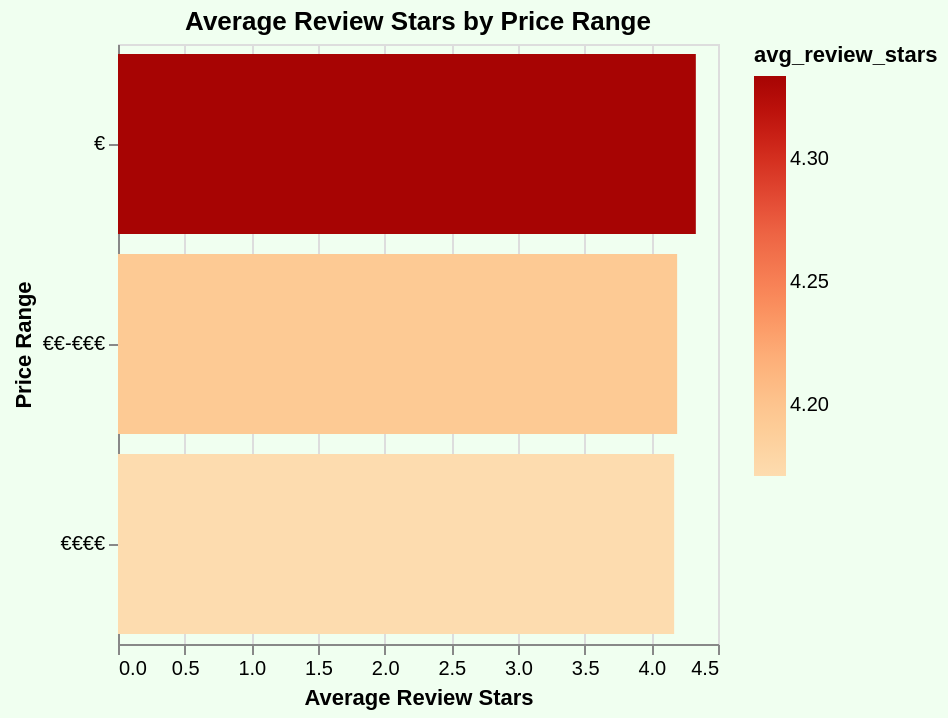

Write a Vega-Lite specification for this figure.
### Vega-Lite specification from a JSON file in a GitHub repository (floating-point values rounded to 4 significant figures)
{"config": {"view": {"continuousWidth": 300, "continuousHeight": 300}}, "data": {"name": "data-bf5fa8cdbdb54ecd77ec1ee50dc56e8b"}, "mark": {"type": "bar"}, "background": "#f0fff0", "encoding": {"color": {"field": "avg_review_stars", "scale": {"scheme": "orangered"}, "type": "quantitative"}, "tooltip": [{"field": "avg_review_stars", "type": "quantitative"}, {"field": "count_reviews", "type": "quantitative"}], "x": {"field": "avg_review_stars", "title": "Average Review Stars", "type": "quantitative"}, "y": {"field": "rest_price_range_TA", "sort": "-x", "title": "Price Range", "type": "ordinal"}}, "height": 300, "title": "Average Review Stars by Price Range", "width": "container", "$schema": "https://vega.github.io/schema/vega-lite/v5.17.0.json", "datasets": {"data-bf5fa8cdbdb54ecd77ec1ee50dc56e8b": [{"rest_price_range_TA": "€", "avg_review_stars": 4.334, "count_reviews": 62462}, {"rest_price_range_TA": "€€-€€€", "avg_review_stars": 4.194, "count_reviews": 429994}, {"rest_price_range_TA": "€€€€", "avg_review_stars": 4.171, "count_reviews": 32283}]}}
